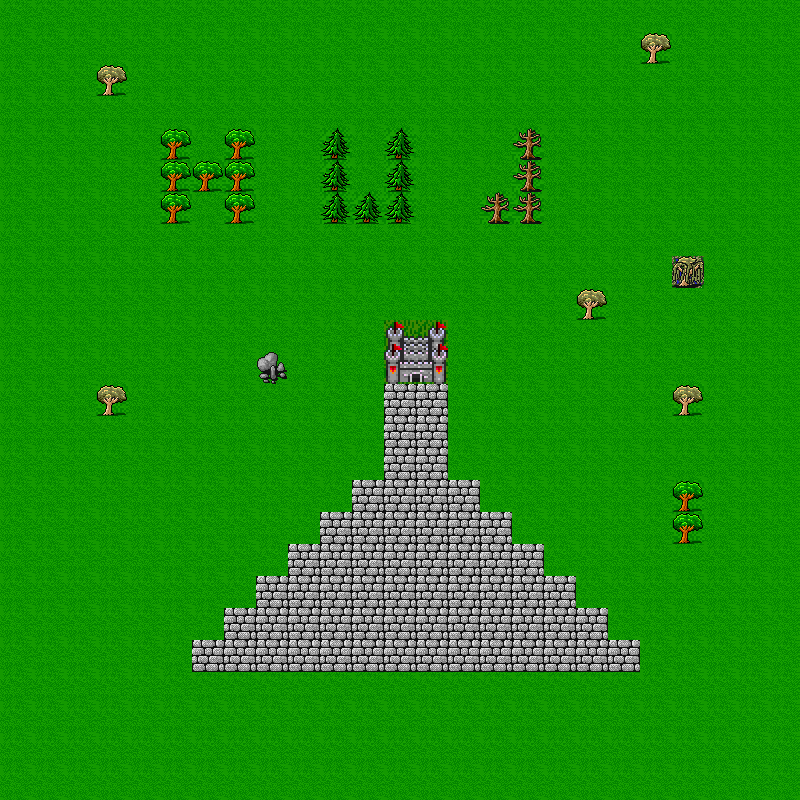

A 2D game scene composited from a Tiled map and its tileset images. What follows is a short description and the map's XML, with each tile layer's data collapsed to a summary:
An orthogonal 25x25 tile map with 32x32 px tiles, 1 tile layer (Tile Layer 1).

<map version="1.0" orientation="orthogonal" renderorder="right-down" width="25" height="25" tilewidth="32" tileheight="32" nextobjectid="1">
 <tileset firstgid="1" name="tilez1" tilewidth="32" tileheight="32">
  <image source="tilez1.png" width="736" height="672" />
 </tileset>
 <layer name="Tile Layer 1" width="25" height="25">
  <data>[625 cells, 625 non-empty, 12 distinct tile ids]</data>
 </layer>
</map>
